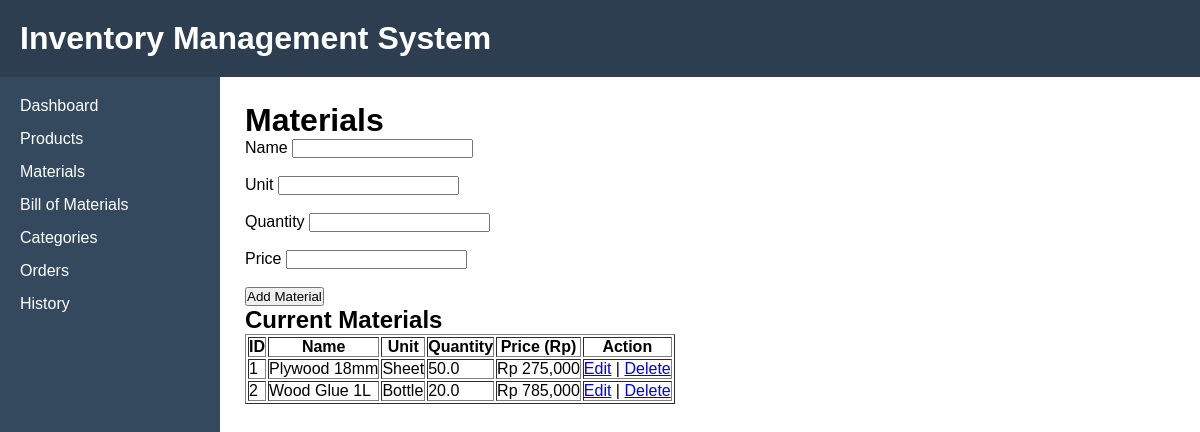
Page /materials on the earlier database version.
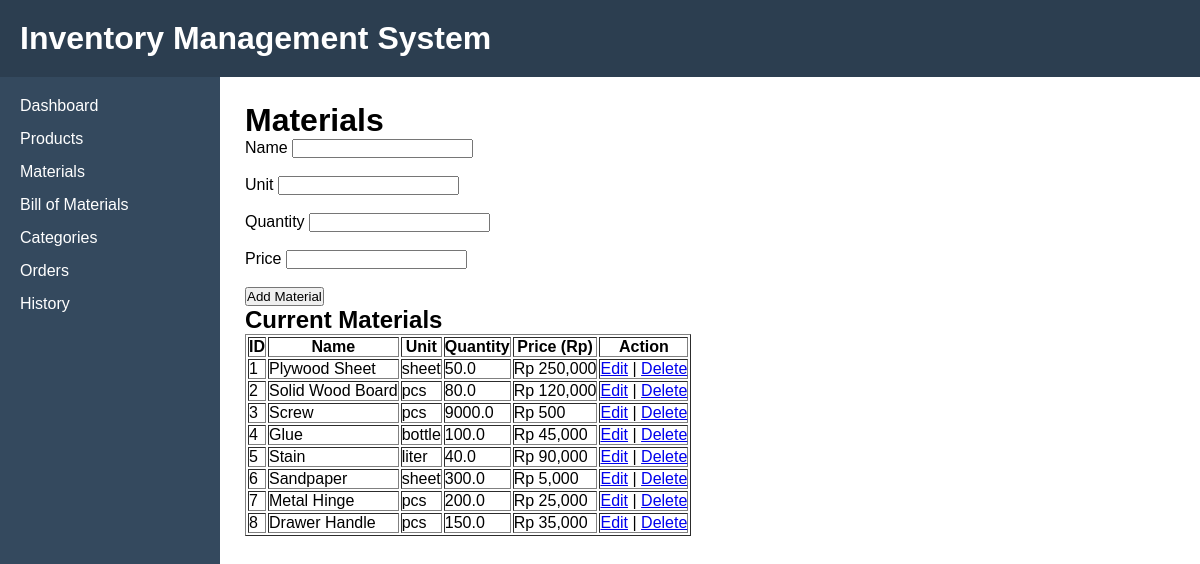
Same page on the later database version.
### tables this page shows
CREATE TABLE materials (
    id INTEGER PRIMARY KEY AUTOINCREMENT,
    name TEXT NOT NULL,
    unit TEXT NOT NULL,
    quantity REAL NOT NULL DEFAULT 0,
    price REAL NOT NULL,
    minimum_stock REAL NOT NULL DEFAULT 0
);

### app.py (the view)
@app.route("/materials")
def materials():
    connection = sqlite3.connect("inventory.db")
    cursor = connection.cursor()
    cursor.execute("""SELECT * FROM materials""")
    materials = cursor.fetchall()
    connection.close
    return render_template("materials.html",materials=materials)

### templates/materials.html
{% extends "base.html" %}
{% block content %}
<h1>Materials</h1>
<form action="/add_material" method="POST">
    <label>Name</label>
    <input type="text" name="name" required><br><br>
    <label>Unit</label>
    <input type="text" name="unit" required><br><br>
    <label>Quantity</label>
    <input type="number" step="0.01" name="quantity" required><br><br>
    <label>Price</label>
    <input type="number" name="price" required><br><br>
    <button type="submit">Add Material</button>
</form>
<h2>Current Materials</h2>
<table border="1" cellpadding="8">
    <tr>
        <th>ID</th>
        <th>Name</th>
        <th>Unit</th>
        <th>Quantity</th>
        <th>Price (Rp)</th>
        <th>Action</th>
    </tr>
    {% for material in materials %}
    <tr>
        <td>{{ material[0] }}</td>
        <td>{{ material[1] }}</td>
        <td>{{ material[2] }}</td>
        <td>{{ material[3] }}</td>
        <td>Rp {{ "{:,.0f}".format(material[4]) }}</td>
        <td>
            <a href="/edit_material/{{ material[0] }}">Edit</a>
            |
            <a href="/delete_material/{{ material[0] }}">Delete</a>
        </td>
    </tr>
    {% endfor %}
</table>
{% endblock %}

### templates/base.html (shortened to what this page needs)
<!DOCTYPE html>
<html lang="en">
<head>
    <link rel="stylesheet" href="{{ url_for('static', filename='css/style.css') }}">
</head>
<body>
    <header class="header">
        <h1>Inventory Management System</h1>
    </header>
    <div class="container">
        <aside class="sidebar">
            <a href="{{ url_for('home') }}">Dashboard</a>
            <a href="{{ url_for('products') }}">Products</a>
            <a href="{{ url_for('materials') }}">Materials</a>
            <a href="{{ url_for('bill_of_materials') }}">Bill of Materials</a>
            <a href="{{ url_for('categories') }}">Categories</a>
            <a href="{{ url_for('orders') }}">Orders</a>
            <a href="{{ url_for('history') }}">History</a>
        </aside>
        <main class="content">
            {% block content %}
            {% endblock %}
        </main>
    </div>
</body>
</html>

### static/css/style.css (style rules this page uses)
* { margin: 0; padding: 0; box-sizing: border-box; }
body { font-family: Arial,sans-serif }
.header { background-color: #2c3e50; color: white; padding: 20px; }
.container { display: flex; min-height: calc(100vh - 80px); }
.sidebar { width: 220px; background-color: #34495e; padding: 20px; }
.sidebar a { display: block; color: white; text-decoration: none; margin-bottom: 15px; }
.content { flex: 1; padding: 25px; }

Differences in the rows shown:
changed materials id 1: name "Plywood 18mm" → "Plywood Sheet"; unit "Sheet" → "sheet"; price "275,000" → "250,000"
changed materials id 2: name "Wood Glue 1L" → "Solid Wood Board"; unit "Bottle" → "pcs"; quantity "20.0" → "80.0"; price "785,000" → "120,000"
added materials: id "3", name "Screw", unit "pcs", quantity "9000.0", price "500"
added materials: id "4", name "Glue", unit "bottle", quantity "100.0", price "45,000"
added materials: id "5", name "Stain", unit "liter", quantity "40.0", price "90,000"
added materials: id "6", name "Sandpaper", unit "sheet", quantity "300.0", price "5,000"
added materials: id "7", name "Metal Hinge", unit "pcs", quantity "200.0", price "25,000"
added materials: id "8", name "Drawer Handle", unit "pcs", quantity "150.0", price "35,000"
